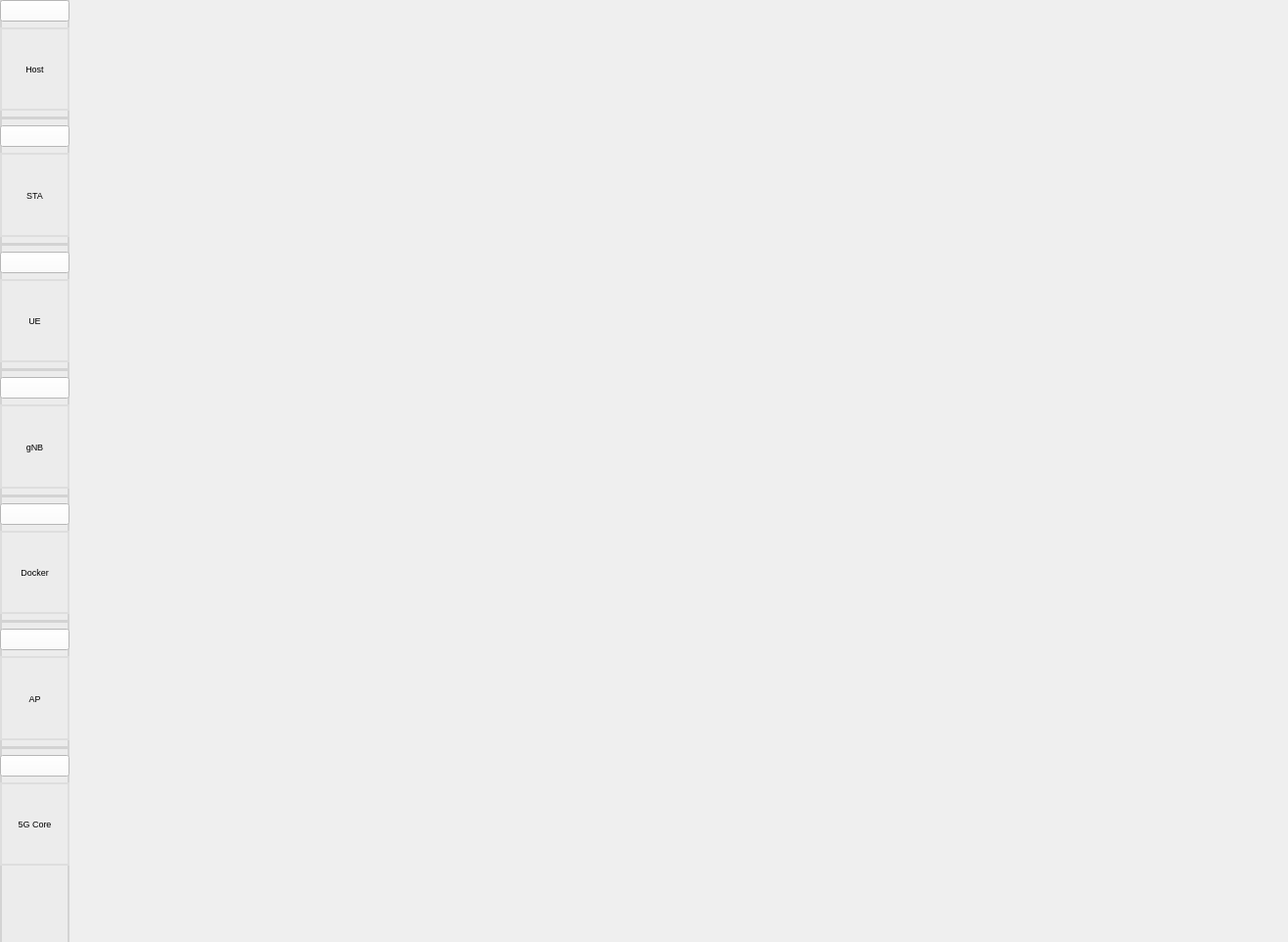
<?xml version="1.0" encoding="UTF-8"?>
<ui version="4.0">
 <class>MainWindow</class>
 <widget class="QMainWindow" name="MainWindow">
  <property name="enabled">
   <bool>true</bool>
  </property>
  <property name="geometry">
   <rect>
    <x>0</x>
    <y>0</y>
    <width>1316</width>
    <height>962</height>
   </rect>
  </property>
  <property name="sizePolicy">
   <sizepolicy hsizetype="Ignored" vsizetype="Preferred">
    <horstretch>0</horstretch>
    <verstretch>0</verstretch>
   </sizepolicy>
  </property>
  <property name="mouseTracking">
   <bool>true</bool>
  </property>
  <property name="windowTitle">
   <string>MainWindow</string>
  </property>
  <property name="autoFillBackground">
   <bool>true</bool>
  </property>
  <widget class="QWidget" name="centralwidget">
   <widget class="QWidget" name="horizontalLayoutWidget">
    <property name="geometry">
     <rect>
      <x>0</x>
      <y>40</y>
      <width>1921</width>
      <height>1071</height>
     </rect>
    </property>
    <layout class="QHBoxLayout" name="horizontalLayout">
     <property name="spacing">
      <number>0</number>
     </property>
     <property name="sizeConstraint">
      <enum>QLayout::SetNoConstraint</enum>
     </property>
    </layout>
   </widget>
   <widget class="QFrame" name="ObjectFrame">
    <property name="enabled">
     <bool>true</bool>
    </property>
    <property name="geometry">
     <rect>
      <x>0</x>
      <y>0</y>
      <width>71</width>
      <height>1021</height>
     </rect>
    </property>
    <property name="sizePolicy">
     <sizepolicy hsizetype="Fixed" vsizetype="Expanding">
      <horstretch>0</horstretch>
      <verstretch>0</verstretch>
     </sizepolicy>
    </property>
    <property name="styleSheet">
     <string notr="true">
QFrame {
	background-color: rgb(236, 236, 236);
   border: 2px solid lightgrey;
}
</string>
    </property>
    <property name="frameShape">
     <enum>QFrame::StyledPanel</enum>
    </property>
    <property name="frameShadow">
     <enum>QFrame::Raised</enum>
    </property>
    <widget class="QWidget" name="verticalLayoutWidget">
     <property name="geometry">
      <rect>
       <x>0</x>
       <y>0</y>
       <width>71</width>
       <height>884</height>
      </rect>
     </property>
     <layout class="QVBoxLayout" name="ObjectLayout">
      <item>
       <widget class="QPushButton" name="Host">
        <property name="mouseTracking">
         <bool>true</bool>
        </property>
        <property name="acceptDrops">
         <bool>true</bool>
        </property>
        <property name="autoFillBackground">
         <bool>false</bool>
        </property>
        <property name="styleSheet">
         <string notr="true">background-color: rgb(255, 255, 255);</string>
        </property>
        <property name="text">
         <string/>
        </property>
        <property name="icon">
         <iconset>
          <normaloff>../Icon/host.png</normaloff>../Icon/host.png</iconset>
        </property>
        <property name="iconSize">
         <size>
          <width>36</width>
          <height>36</height>
         </size>
        </property>
        <property name="shortcut">
         <string>H</string>
        </property>
       </widget>
      </item>
      <item>
       <widget class="QLabel" name="label">
        <property name="font">
         <font>
          <pointsize>7</pointsize>
         </font>
        </property>
        <property name="layoutDirection">
         <enum>Qt::LeftToRight</enum>
        </property>
        <property name="styleSheet">
         <string notr="true">border-color: rgb(222, 222, 222);</string>
        </property>
        <property name="text">
         <string>Host</string>
        </property>
        <property name="alignment">
         <set>Qt::AlignCenter</set>
        </property>
       </widget>
      </item>
      <item>
       <widget class="Line" name="line">
        <property name="orientation">
         <enum>Qt::Horizontal</enum>
        </property>
       </widget>
      </item>
      <item>
       <widget class="QPushButton" name="STA">
        <property name="styleSheet">
         <string notr="true">background-color: rgb(255, 255, 255);</string>
        </property>
        <property name="text">
         <string/>
        </property>
        <property name="icon">
         <iconset>
          <normaloff>../Icon/sta.png</normaloff>../Icon/sta.png</iconset>
        </property>
        <property name="iconSize">
         <size>
          <width>36</width>
          <height>36</height>
         </size>
        </property>
        <property name="shortcut">
         <string>S</string>
        </property>
       </widget>
      </item>
      <item>
       <widget class="QLabel" name="label_2">
        <property name="font">
         <font>
          <pointsize>7</pointsize>
         </font>
        </property>
        <property name="styleSheet">
         <string notr="true">border-color: rgb(222, 222, 222);</string>
        </property>
        <property name="text">
         <string>STA</string>
        </property>
        <property name="alignment">
         <set>Qt::AlignCenter</set>
        </property>
       </widget>
      </item>
      <item>
       <widget class="Line" name="line_2">
        <property name="orientation">
         <enum>Qt::Horizontal</enum>
        </property>
       </widget>
      </item>
      <item>
       <widget class="QPushButton" name="UE">
        <property name="styleSheet">
         <string notr="true">background-color: rgb(255, 255, 255);</string>
        </property>
        <property name="text">
         <string/>
        </property>
        <property name="icon">
         <iconset>
          <normaloff>../Icon/ue.png</normaloff>../Icon/ue.png</iconset>
        </property>
        <property name="iconSize">
         <size>
          <width>36</width>
          <height>36</height>
         </size>
        </property>
        <property name="shortcut">
         <string>H</string>
        </property>
       </widget>
      </item>
      <item>
       <widget class="QLabel" name="label_3">
        <property name="font">
         <font>
          <pointsize>7</pointsize>
         </font>
        </property>
        <property name="styleSheet">
         <string notr="true">border-color: rgb(222, 222, 222);</string>
        </property>
        <property name="text">
         <string>UE</string>
        </property>
        <property name="alignment">
         <set>Qt::AlignCenter</set>
        </property>
       </widget>
      </item>
      <item>
       <widget class="Line" name="line_3">
        <property name="orientation">
         <enum>Qt::Horizontal</enum>
        </property>
       </widget>
      </item>
      <item>
       <widget class="QPushButton" name="GNB">
        <property name="styleSheet">
         <string notr="true">background-color: rgb(255, 255, 255);</string>
        </property>
        <property name="text">
         <string/>
        </property>
        <property name="icon">
         <iconset>
          <normaloff>../Icon/gNB.png</normaloff>../Icon/gNB.png</iconset>
        </property>
        <property name="iconSize">
         <size>
          <width>36</width>
          <height>36</height>
         </size>
        </property>
        <property name="shortcut">
         <string>H</string>
        </property>
       </widget>
      </item>
      <item>
       <widget class="QLabel" name="label_4">
        <property name="font">
         <font>
          <pointsize>7</pointsize>
         </font>
        </property>
        <property name="styleSheet">
         <string notr="true">border-color: rgb(222, 222, 222);</string>
        </property>
        <property name="text">
         <string>gNB</string>
        </property>
        <property name="alignment">
         <set>Qt::AlignCenter</set>
        </property>
       </widget>
      </item>
      <item>
       <widget class="Line" name="line_4">
        <property name="orientation">
         <enum>Qt::Horizontal</enum>
        </property>
       </widget>
      </item>
      <item>
       <widget class="QPushButton" name="DockerHost">
        <property name="styleSheet">
         <string notr="true">background-color: rgb(255, 255, 255);</string>
        </property>
        <property name="text">
         <string/>
        </property>
        <property name="icon">
         <iconset>
          <normaloff>../Icon/docker.png</normaloff>../Icon/docker.png</iconset>
        </property>
        <property name="iconSize">
         <size>
          <width>36</width>
          <height>36</height>
         </size>
        </property>
        <property name="shortcut">
         <string>H</string>
        </property>
       </widget>
      </item>
      <item>
       <widget class="QLabel" name="label_5">
        <property name="font">
         <font>
          <pointsize>7</pointsize>
         </font>
        </property>
        <property name="styleSheet">
         <string notr="true">border-color: rgb(222, 222, 222);</string>
        </property>
        <property name="text">
         <string>Docker</string>
        </property>
        <property name="alignment">
         <set>Qt::AlignCenter</set>
        </property>
       </widget>
      </item>
      <item>
       <widget class="Line" name="line_5">
        <property name="orientation">
         <enum>Qt::Horizontal</enum>
        </property>
       </widget>
      </item>
      <item>
       <widget class="QPushButton" name="AP">
        <property name="styleSheet">
         <string notr="true">background-color: rgb(255, 255, 255);</string>
        </property>
        <property name="text">
         <string/>
        </property>
        <property name="icon">
         <iconset>
          <normaloff>../Icon/ap.png</normaloff>../Icon/ap.png</iconset>
        </property>
        <property name="iconSize">
         <size>
          <width>36</width>
          <height>36</height>
         </size>
        </property>
        <property name="shortcut">
         <string>A</string>
        </property>
       </widget>
      </item>
      <item>
       <widget class="QLabel" name="label_6">
        <property name="font">
         <font>
          <pointsize>7</pointsize>
         </font>
        </property>
        <property name="styleSheet">
         <string notr="true">border-color: rgb(222, 222, 222);</string>
        </property>
        <property name="text">
         <string>AP</string>
        </property>
        <property name="alignment">
         <set>Qt::AlignCenter</set>
        </property>
       </widget>
      </item>
      <item>
       <widget class="Line" name="line_6">
        <property name="orientation">
         <enum>Qt::Horizontal</enum>
        </property>
       </widget>
      </item>
      <item>
       <widget class="QPushButton" name="VGcore">
        <property name="styleSheet">
         <string notr="true">background-color: rgb(255, 255, 255);</string>
        </property>
        <property name="text">
         <string/>
        </property>
        <property name="icon">
         <iconset>
          <normaloff>../Icon/5g-core.png</normaloff>../Icon/5g-core.png</iconset>
        </property>
        <property name="iconSize">
         <size>
          <width>36</width>
          <height>36</height>
         </size>
        </property>
        <property name="shortcut">
         <string>V</string>
        </property>
       </widget>
      </item>
      <item>
       <widget class="QLabel" name="label_7">
        <property name="font">
         <font>
          <pointsize>7</pointsize>
         </font>
        </property>
        <property name="styleSheet">
         <string notr="true">border-color: rgb(222, 222, 222);</string>
        </property>
        <property name="text">
         <string>5G Core</string>
        </property>
        <property name="alignment">
         <set>Qt::AlignCenter</set>
        </property>
       </widget>
      </item>
     </layout>
    </widget>
   </widget>
  </widget>
 </widget>
 <resources/>
 <connections/>
</ui>
